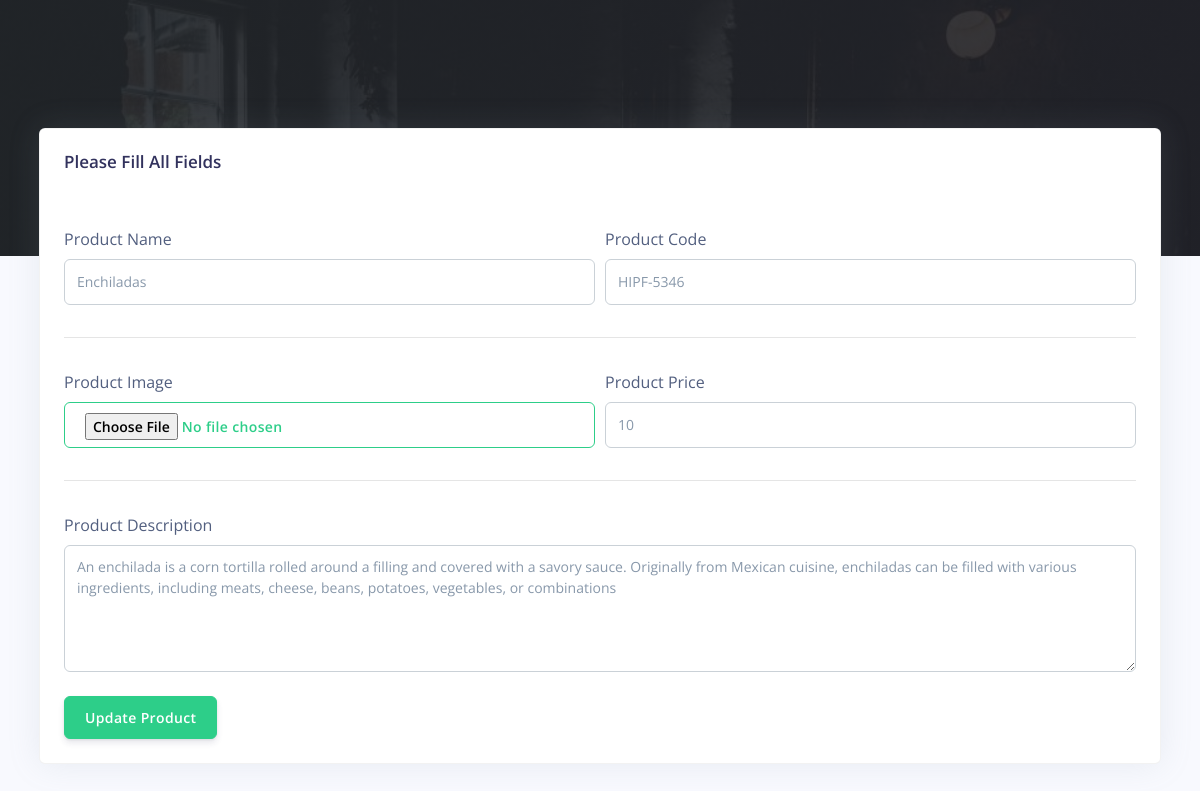
Screenshot of /Restro/cashier/update_product.php?update=3adfdee116 (signed in) with the database file from the repository.
### tables this page shows
CREATE TABLE `rpos_products` (
  `prod_id` varchar(200) NOT NULL,
  `prod_code` varchar(200) NOT NULL,
  `prod_name` varchar(200) NOT NULL,
  `prod_img` varchar(200) NOT NULL,
  `prod_desc` longtext NOT NULL,
  `prod_price` varchar(200) NOT NULL,
  `quantity` int(50) NOT NULL,
  `created_at` timestamp(6) NOT NULL DEFAULT current_timestamp(6) ON UPDATE current_timestamp(6)
);

### Restro/cashier/update_product.php (the view, shortened to what this page needs)
<?php
include('config/config.php');
require_once('partials/_head.php');
?>
<body>
  <div class="main-content">
    <?php
    $update = $_GET['update'];
    $ret = "SELECT * FROM  rpos_products WHERE prod_id = '$update' ";
    $stmt = $mysqli->prepare($ret);
    $stmt->execute();
    $res = $stmt->get_result();
    while ($prod = $res->fetch_object()) {
    ?>
      <div class="container-fluid mt--8">
        <div class="row">
          <div class="col">
            <div class="card shadow">
              <div class="card-header border-0">
                <h3>Please Fill All Fields</h3>
              </div>
              <div class="card-body">
                <form method="POST" enctype="multipart/form-data">
                  <div class="form-row">
                    <div class="col-md-6">
                      <label>Product Name</label>
                      <input type="text" value="<?php echo $prod->prod_name; ?>" name="prod_name" class="form-control">
                    </div>
                    <div class="col-md-6">
                      <label>Product Code</label>
                      <input type="text" name="prod_code" value="<?php echo $prod->prod_code; ?>" class="form-control" value="">
                    </div>
                  </div>
                  <hr>
                  <div class="form-row">
                    <div class="col-md-6">
                      <label>Product Image</label>
                      <input type="file" name="prod_img" class="btn btn-outline-success form-control" value="<?php echo $prod_img; ?>">
                    </div>
                    <div class="col-md-6">
                      <label>Product Price</label>
                      <input type="text" name="prod_price" class="form-control" value="<?php echo $prod->prod_price; ?>">
                    </div>
                  </div>
                  <hr>
                  <div class="form-row">
                    <div class="col-md-12">
                      <label>Product Description</label>
                      <textarea rows="5" name="prod_desc" class="form-control" value=""><?php echo $prod->prod_desc; ?></textarea>
                    </div>
                  </div>
                  <br>
                  <div class="form-row">
                    <div class="col-md-6">
                      <input type="submit" name="UpdateProduct" value="Update Product" class="btn btn-success" value="">
                    </div>
                  </div>
                </form>
              </div>
            </div>
          </div>
        </div>
      <?php
    }
      ?>
      </div>
  </div>
</body>
</html>

### rows the page displays
rpos_products: prod_name "Enchiladas", prod_code "HIPF-5346", prod_price "10", prod_desc "An enchilada is a corn tortilla rolled around a filling and covered with a savory sauce. Originally from Mexican cuisine, enchiladas can be filled with various ingredients, including meats, cheese, beans, potatoes, vegetables, or combinations"
